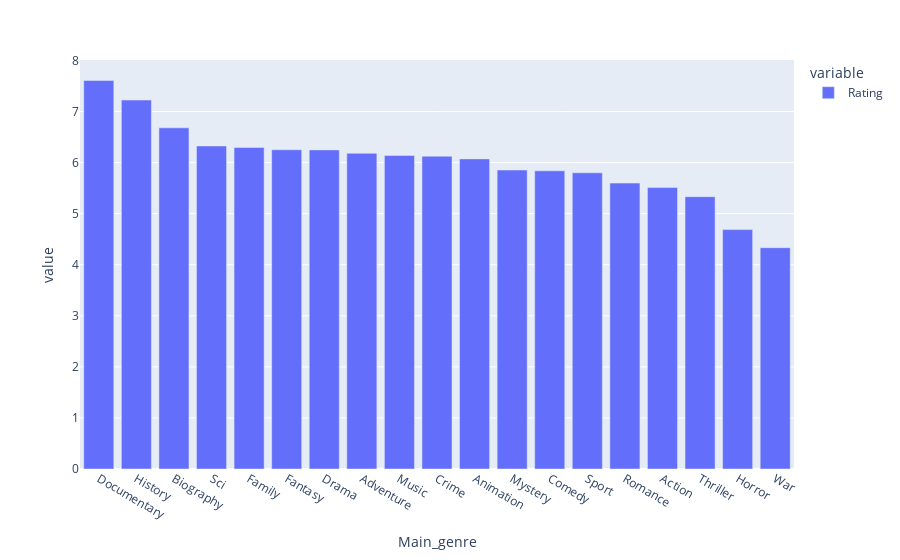

The code cell stored with this chart in its notebook:
### Code cell
rating_by_genre = data.groupby("Main_genre")["Rating"].mean().sort_values(ascending = False)
iplot(px.bar(data_frame=rating_by_genre))

### Figure 1 — Plotly figure (JSON) as saved in the notebook; plotly's stock layout.template omitted (floating-point values rounded to 4 significant figures)
{"data": [{"alignmentgroup": "True", "hovertemplate": "variable=Rating<br>Main_genre=%{x}<br>value=%{y}<extra></extra>", "legendgroup": "Rating", "marker": {"color": "#636efa", "pattern": {"shape": ""}}, "name": "Rating", "offsetgroup": "Rating", "orientation": "v", "showlegend": true, "textposition": "auto", "type": "bar", "x": ["Documentary", "History", "Biography", "Sci", "Family", "Fantasy", "Drama", "Adventure", "Music", "Crime", "Animation", "Mystery", "Comedy", "Sport", "Romance", "Action", "Thriller", "Horror", "War"], "xaxis": "x", "y": [7.608, 7.225, 6.681, 6.325, 6.296, 6.252, 6.249, 6.182, 6.14, 6.125, 6.072, 5.854, 5.838, 5.8, 5.599, 5.511, 5.333, 4.688, 4.333], "yaxis": "y"}], "layout": {"barmode": "relative", "legend": {"title": {"text": "variable"}, "tracegroupgap": 0}, "margin": {"t": 60}, "xaxis": {"anchor": "y", "domain": [0, 1], "title": {"text": "Main_genre"}}, "yaxis": {"anchor": "x", "domain": [0, 1], "title": {"text": "value"}}}}
